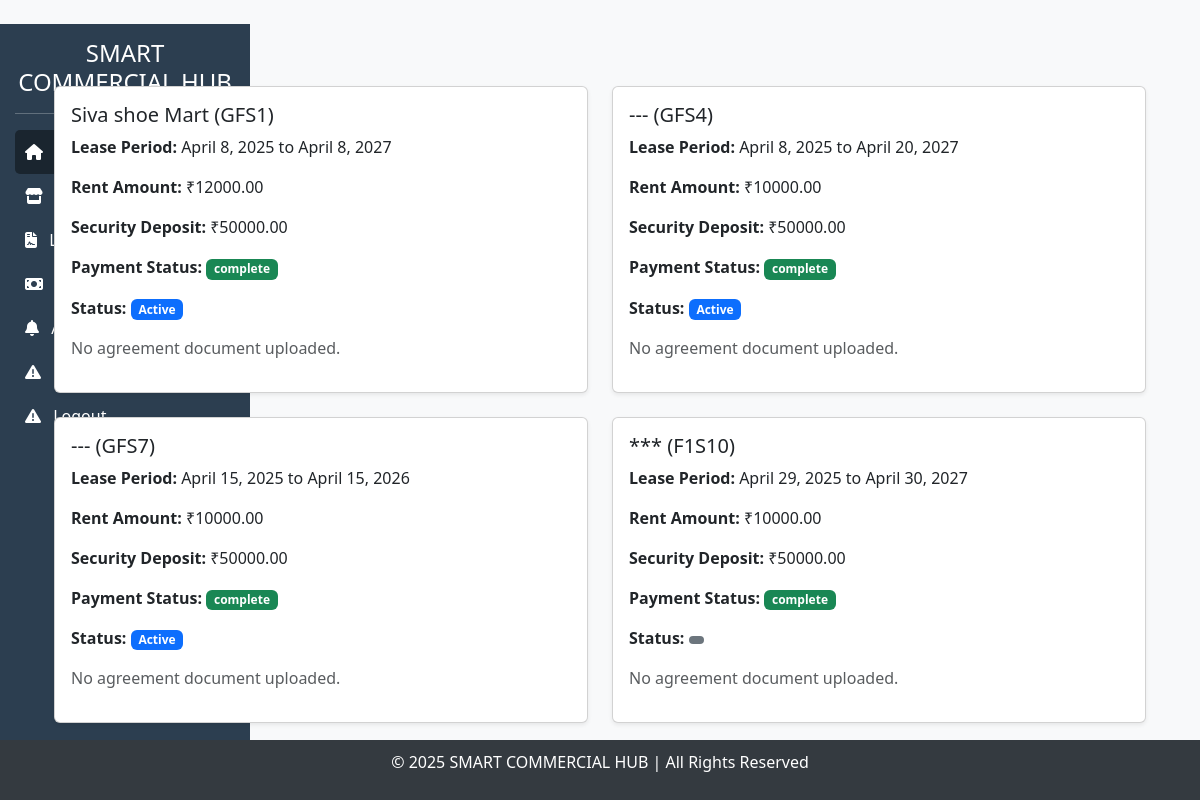
The page /lease_details/ (signed in) on the database its author committed.
### hub/models.py (models this page shows, shortened)
class AllocatedShop(models.Model):
    id = models.AutoField(primary_key=True)
    shop_id = models.ForeignKey(Shop,on_delete=models.CASCADE,related_name='shops')
    tenant_id = models.ForeignKey(Tenant,on_delete=models.CASCADE,related_name='tenants')
    lease_start = models.DateField()
    lease_end = models.DateField()
    rent_amount = models.DecimalField(max_digits=7,decimal_places=2)
    security_deposit = models.DecimalField(max_digits=7,decimal_places=2)
    payment_status = models.CharField(max_length=15,choices=PAYMENT_STATUS)
    status = models.CharField(max_length=10,choices=STATUS_CHOICES)
    agreement_document = models.FileField(upload_to='agreement/', null=True, blank=True)
    created_at = models.DateTimeField(auto_now_add=True)
    updated_at = models.DateTimeField(auto_now_add=True)

class Shop(models.Model):
    STATUS_CHOICES = [
        ('occupied','Occupied'),
        ('vacant','Vacant'),
    ]
    SHOP_TYPES = [
        ('retail', 'Retail'),
        ('restaurant', 'Restaurant'),
        ('service', 'Service'),
        ('entertainment', 'Entertainment'),
        ('other', 'Other'),
    ]
    id = models.AutoField(primary_key=True)
    name = models.CharField(max_length=115)
    shop_no = models.CharField(max_length=10,unique=True)
    size = models.IntegerField(null=True,blank=True)
    location = models.CharField(max_length=115)
    shop_type = models.CharField(max_length=50,choices=SHOP_TYPES)
    status = models.CharField(max_length=15,choices=STATUS_CHOICES,default='vacant')
    image = models.ImageField(upload_to='shop_images/', null=True, blank=True)
    created_at = models.DateTimeField(auto_now_add=True)
    updated_at = models.DateTimeField(auto_now_add=True)

### hub/views.py (the view)
# urls.py: path('lease_details/', lease_details, name='lease_details'),
def lease_details(request):
    leases = AllocatedShop.objects.filter(tenant_id__tenant=request.user)
    return render(request, "tenant/lease_details.html", {"leases": leases})

### templates/tenant/lease_details.html
{% extends 'tenant/base.html' %}
{% block content %}
<div class="container mt-4">
    <h2 class="mb-4">Lease Details</h2>
    {% if leases %}
        <div class="row">
            {% for lease in leases %}
                <div class="col-md-6">
                    <div class="card mb-4 shadow-sm">
                        <div class="card-body">
                            <h5 class="card-title">{{ lease.shop_id.name }} ({{ lease.shop_id.shop_no }})</h5>
                            <p class="card-text"><strong>Lease Period:</strong> {{ lease.lease_start }} to {{ lease.lease_end }}</p>
                            <p class="card-text"><strong>Rent Amount:</strong> ₹{{ lease.rent_amount }}</p>
                            <p class="card-text"><strong>Security Deposit:</strong> ₹{{ lease.security_deposit }}</p>
                            <p class="card-text">
                                <strong>Payment Status:</strong>
                                <span class="badge {% if lease.payment_status == 'pending' %}bg-danger{% else %}bg-success{% endif %}">
                                    {{ lease.payment_status }}
                                </span>
                            </p>
                            <p class="card-text">
                                <strong>Status:</strong>
                                <span class="badge {% if lease.status == 'active' %} bg-primary {% else %} bg-secondary {% endif %}">
                                    {{ lease.get_status_display }}
                                </span>
                            </p>
                            {% if lease.agreement_document %}
                                <a href="{{ lease.agreement_document.url }}" class="btn btn-info" target="_blank">View Agreement</a>
                            {% else %}
                                <p class="text-muted">No agreement document uploaded.</p>
                            {% endif %}
                        </div>
                    </div>
                </div>
            {% endfor %}
        </div>
    {% else %}
        <div class="alert alert-warning">No lease details available.</div>
    {% endif %}
</div>
{% endblock %}

### templates/tenant/base.html (style rules this page uses)
body { background-color: #f8f9fa; }

### rows shown on the page
AllocatedShop: shop_id.name "Siva shoe Mart", shop_id.shop_no "GFS1", lease_start "April 8, 2025", lease_end "April 8, 2027", rent_amount "12000.00", security_deposit "50000.00", payment_status "complete", status "Active", agreement_document "No agreement document uploaded."
AllocatedShop: shop_id.name "---", shop_id.shop_no "GFS4", lease_start "April 8, 2025", lease_end "April 20, 2027", rent_amount "10000.00", security_deposit "50000.00", payment_status "complete", status "Active", agreement_document "No agreement document uploaded."
AllocatedShop: shop_id.name "---", shop_id.shop_no "GFS7", lease_start "April 15, 2025", lease_end "April 15, 2026", rent_amount "10000.00", security_deposit "50000.00", payment_status "complete", status "Active", agreement_document "No agreement document uploaded."
AllocatedShop: shop_id.name "***", shop_id.shop_no "F1S10", lease_start "April 29, 2025", lease_end "April 30, 2027", rent_amount "10000.00", security_deposit "50000.00", payment_status "complete", agreement_document "No agreement document uploaded."
